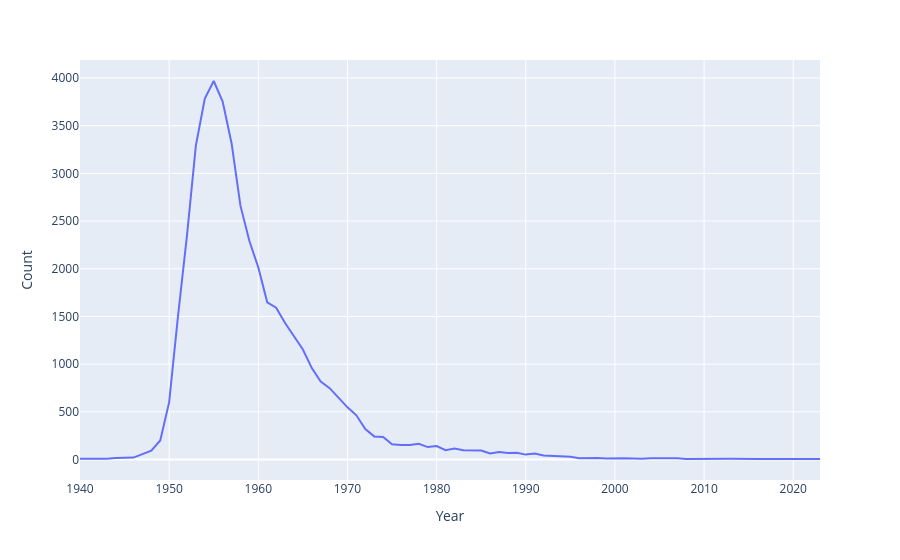

This figure's notebook cell:
### Code cell
import plotly.express as px
px.line(f_babynames[f_babynames["Name"] == "Debra"], x = "Year", y = "Count")

### Figure 1 — Plotly figure (JSON) as saved in the notebook; plotly's stock layout.template omitted (floating-point values rounded to 4 significant figures)
{"data": [{"hovertemplate": "Year=%{x}<br>Count=%{y}<extra></extra>", "legendgroup": "", "line": {"color": "#636efa", "dash": "solid"}, "marker": {"symbol": "circle"}, "mode": "lines", "name": "", "orientation": "v", "showlegend": false, "type": "scatter", "x": [1940, 1942, 1943, 1944, 1945, 1946, 1947, 1948, 1949, 1950, 1951, 1952, 1953, 1954, 1955, 1956, 1957, 1958, 1959, 1960, 1961, 1962, 1963, 1964, 1965, 1966, 1967, 1968, 1969, 1970, 1971, 1972, 1973, 1974, 1975, 1976, 1977, 1978, 1979, 1980, 1981, 1982, 1983, 1984, 1985, 1986, 1987, 1988, 1989, 1990, 1991, 1992, 1993, 1994, 1995, 1996, 1997, 1998, 1999, 2000, 2001, 2002, 2003, 2004, 2005, 2006, 2007, 2008, 2009, 2012, 2013, 2016, 2023], "xaxis": "x", "y": [7, 7, 8, 15, 19, 20, 56, 92, 199, 601, 1510, 2351, 3295, 3784, 3969, 3754, 3317, 2659, 2291, 2013, 1648, 1592, 1431, 1286, 1153, 958, 818, 748, 647, 547, 463, 318, 242, 236, 159, 151, 151, 164, 130, 141, 97, 114, 97, 95, 93, 64, 78, 69, 71, 51, 62, 41, 34, 28, 28, 12, 14, 16, 10, 13, 14, 10, 7, 12, 13, 12, 13, 6, 7, 6, 8, 5, 6], "yaxis": "y"}], "layout": {"legend": {"tracegroupgap": 0}, "margin": {"t": 60}, "xaxis": {"anchor": "y", "domain": [0, 1], "title": {"text": "Year"}}, "yaxis": {"anchor": "x", "domain": [0, 1], "title": {"text": "Count"}}}}
